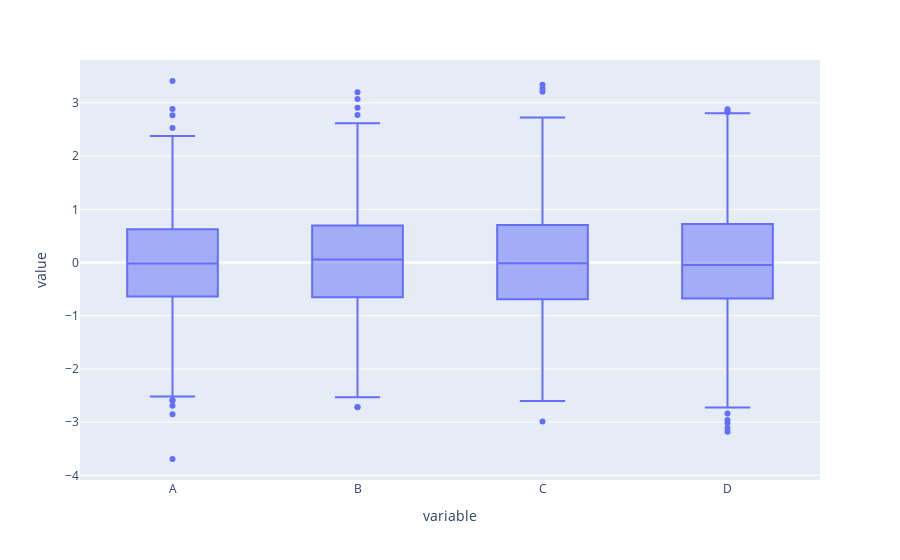

The code cell stored with this chart in its notebook:
### Code cell
fig = px.box(df)
fig.show()

### Figure 1 — Plotly figure (JSON) as saved in the notebook; plotly's stock layout.template omitted (floating-point values rounded to 4 significant figures; data arrays with more than 128 entries replaced by an {"elided": "..."} marker saying what was removed)
{"data": [{"alignmentgroup": "True", "hovertemplate": "variable=%{x}<br>value=%{y}<extra></extra>", "legendgroup": "", "marker": {"color": "#636efa"}, "name": "", "notched": false, "offsetgroup": "", "orientation": "v", "showlegend": false, "type": "box", "x": {"elided": "4000 str values"}, "x0": " ", "xaxis": "x", "y": {"elided": "4000 float values"}, "y0": " ", "yaxis": "y"}], "layout": {"boxmode": "group", "legend": {"tracegroupgap": 0}, "margin": {"t": 60}, "xaxis": {"anchor": "y", "domain": [0, 1], "title": {"text": "variable"}}, "yaxis": {"anchor": "x", "domain": [0, 1], "title": {"text": "value"}}}}
